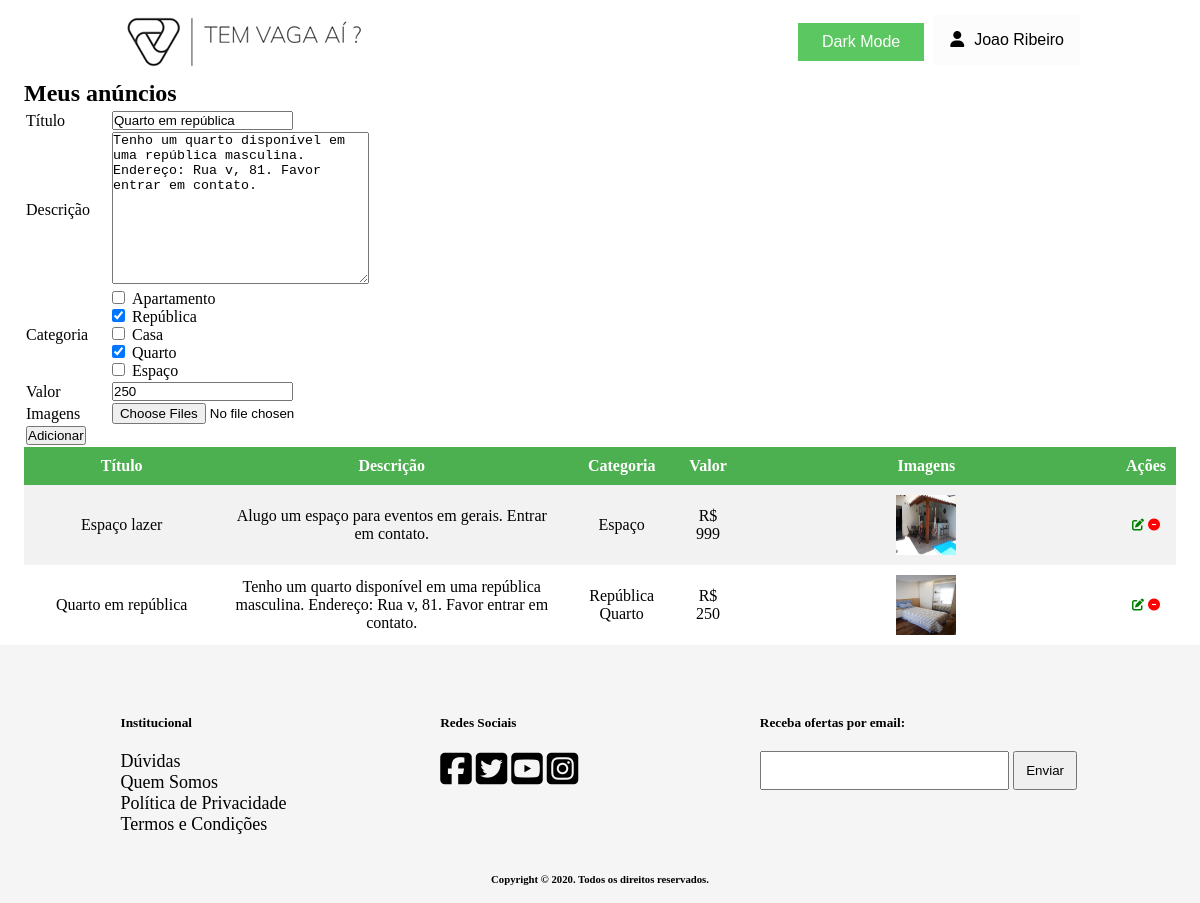
Screenshot of /paginas/anunciosUsuario.php?mode=update&ID=5 (signed in) with the database file from the repository.
### tables this page shows
CREATE TABLE IF NOT EXISTS Usuario (
    idUsuario INT NOT NULL AUTO_INCREMENT PRIMARY KEY,
    nome VARCHAR(45),
    email VARCHAR(45),
    senha VARCHAR(45),
    telefone VARCHAR(45)
);

CREATE TABLE IF NOT EXISTS Anuncio (
    idAnuncio INT NOT NULL AUTO_INCREMENT PRIMARY KEY,
    titulo VARCHAR(45),
    descricao VARCHAR(150),
    valor FLOAT,
    Usuario_idUsuario INT
);

CREATE TABLE IF NOT EXISTS Imagem (
    idImagem INT NOT NULL AUTO_INCREMENT PRIMARY KEY,
    url VARCHAR(90),
    Anuncio_idAnuncio INT
);

### classes/Usuario.class.php (called while the page is built, shortened)
<?php
class Usuario {
    public static function buscarNomeUsuario($idUsuario) {
        global $pdo;
        $sql = $pdo->prepare("SELECT nome FROM Usuario WHERE idUsuario = ?");
        $sql->bindParam(1, $idUsuario);
        if ($sql->execute() == true) {
            if ($sql->rowCount() == 1) {
                $dado = $sql->fetch();
                return $dado['nome'];
            }
        }
    }
}
?>

### classes/Anuncio.class.php (called while the page is built, shortened)
<?php
class Anuncio {
    public function getAnuncio($idAnuncio) {
        global $pdo;
        $sql = $pdo->prepare("SELECT * FROM Anuncio WHERE idAnuncio = ? LIMIT 1");
        $sql->bindParam(1, $idAnuncio);
        $array = NULL;
        if ($sql->execute() == true) {
            if ($sql->rowCount() > 0) {
                $array = $sql->fetch();
                return $array;
            }
        }
        return $array;
    }
    public function getAnunciosPorUsuario($idUsuario) {
        global $pdo;
        $sql = $pdo->prepare("SELECT * FROM Anuncio WHERE Usuario_idUsuario = ?");
        $sql->bindParam(1, $idUsuario);
        $array = NULL;
        if ($sql->execute() == true) {
            if ($sql->rowCount() > 0) {
                $array = $sql->fetchAll();
            }
        }
        return $array;
    }
    public function getImagensPorAnuncio ($idAnuncio) {
        global $pdo;
        $sql = $pdo->prepare("SELECT * FROM Imagem WHERE Anuncio_idAnuncio = ?");
        $sql->bindParam(1, $idAnuncio);
        $array = NULL;
        if ($sql->execute() == true) {
            if ($sql->rowCount() > 0) {
                $array = $sql->fetchAll();
            }
        }
        return $array;
    }
}
?>

### classes/Categoria.class.php (called while the page is built, shortened)
<?php
class Categoria {
    public function getNomeDasCategorias () {
        global $pdo;
        $sql = $pdo->prepare("SELECT nome FROM Categoria");
        $sql->execute();
        $array = NULL;
        if ($sql->execute() == true) {
            if ($sql->rowCount() > 0) {
                $array = $sql->fetchAll(PDO::FETCH_COLUMN);
            }
        }
        return $array;
    }
    public function getNomeDasCategoriasPorAnuncio($idAnuncio) {
        global $pdo;
        $sql = $pdo->prepare("SELECT c.nome FROM Anuncio_Categoria AS ac JOIN Categoria AS c ON  ac.Categoria_idCategoria = c.idCategoria
                            WHERE Anuncio_idAnuncio = ?");
        $sql->bindParam(1, $idAnuncio);
        $sql->execute();
        $array = NULL;
        if ($sql->execute() == true) {
            if ($sql->rowCount() > 0) {
                $array = $sql->fetchAll(PDO::FETCH_COLUMN);
            }
        }
        return $array;
    }
}
?>

### paginas/anunciosUsuario.php (the view, shortened to what this page needs)
<!DOCTYPE html>
<html lang="en" dir="ltr">
    <head>
        <link rel="stylesheet" href="../css/footer.css">
        <link rel="stylesheet" href="../css/header.css">
        <link rel="stylesheet" href="../css/anunciosUsuario.css">
        <link rel="stylesheet" href="../css/darkMode.css">
    </head>
    <body>
        <?php require "./header.php"; ?>
        <div class="conteudo-principal">
            <h2>Meus anúncios</h2>
            <?php
            require '../classes/Anuncio.class.php';
            require '../classes/Categoria.class.php';
            $c = new Categoria();
            $a = new Anuncio();
            $pastaImagens = "../imagens/anuncios/";
            $valoresAnuncio = array(
                $titulo = NULL,
                $descricao = NULL,
                $categoria = array(),
                $valor = NULL,
            );
            $arrayErro = array(
                "geral" => NULL,
                "sucesso" => NULL,
                "falha" => NULL,
                "titulo" => NULL,
                "descricao" => NULL,
                "categoria" => NULL,
                "valor" => NULL
            );
            if ($_SERVER['REQUEST_METHOD'] == 'GET') {
                if (isset($_GET['mode']) && $_GET['mode'] == 'update' && isset($_GET['ID'])) {
                    $idAnuncio = $_GET['ID'];
                    if ($a->anuncioPertenceUsuario($idAnuncio, $_SESSION['login'])) {
                        $resultado = $a->getAnuncio($idAnuncio);
                        $resultadoCategoria = $c->getNomeDasCategoriasPorAnuncio($idAnuncio);
                        if (isset($resultado) && !empty($resultado)) {
                            $valoresAnuncio['titulo'] = $resultado['titulo'];
                            $valoresAnuncio['descricao'] = $resultado['descricao'];
                            if (isset($resultadoCategoria) && !empty($resultadoCategoria)) {
                                $valoresAnuncio['categoria'] = $resultadoCategoria;
                            }
                            $valoresAnuncio['valor'] = $resultado['valor'];
                        }
                    } else {
                        $arrayErro['falha'] = "Não é possível atualizar este anúncio!";
                    }
                }
            }
            ?>
            <form class="" action="<?php echo htmlspecialchars($_SERVER["PHP_SELF"]);?>" method="post" enctype="multipart/form-data">
                <table class="table-add-anuncio">
                    <tr>
                        <td><label for="titulo">Título</label></td>
                        <td>
                            <input type="text" name="titulo" value="<?php echo isset($valoresAnuncio['titulo']) ? $valoresAnuncio['titulo'] : ""; ?>">
                        </td>
                    </tr>
                    <tr>
                        <td><label for="descricao">Descrição</label></td>
                        <td>
                            <textarea name="descricao" rows="10" cols="30"><?php echo isset($valoresAnuncio['descricao']) ? $valoresAnuncio['descricao'] : ""; ?></textarea>
                        </td>
                    </tr>
                    <tr>
                        <td><label for="categoria">Categoria</label></td>
                        <td>
                            <?php
                            $categorias = $c->getNomeDasCategorias();
                            if (isset($categorias) && !empty($categorias)) {
                                foreach ($categorias as $cat){
                                    if (isset($valoresAnuncio['categoria']) && in_array($cat, $valoresAnuncio['categoria'])) {
                                        echo "<input checked name='categoria[]' type='checkbox' style='margin-right: 7px;' value=".$cat.">".$cat."</input> <br>";
                                    } else {
                                        echo "<input  name='categoria[]' type='checkbox' style='margin-right: 7px;' value=".$cat.">".$cat."</input> <br>";
                                    }
                                }
                            }
                            ?>
                        </td>
                    </tr>
                    <tr>
                        <td><label for="valor">Valor</label></td>
                        <td>
                            <input type="number" name="valor" value="<?php echo isset($valoresAnuncio['valor']) ? $valoresAnuncio['valor'] : ""; ?>">
                        </td>
                    </tr>
                    <tr>
                        <td><label for="imagens">Imagens</label></td>
                        <td><input multiple type="file" name="imagens[]" id="fileToUpload"></td>
                    </tr>
                    <tr>
                        <td><input type="submit" value="Adicionar" name="submit"></td>
                        <td>
                        </td>
                    </tr>
                </table>
            </form>
            <div class="div-table-anuncios">
                <table class="table-anuncios">
                    <thead>
                        <tr>
                            <th>Título</th>
                            <th>Descrição</th>
                            <th>Categoria</th>
                            <th>Valor</th>
                            <th>Imagens</th>
                            <th>Ações</th>
                        </tr>
                    </thead>
                    <tbody>
                        <?php
                        $anuncios = $a->getAnunciosPorUsuario($_SESSION['login']);
                        if (isset($anuncios) && !empty($anuncios)):
                            foreach ($anuncios as $anuncio):
                            ?>
                            <tr>
                                <td style="width:17%"><?php echo $anuncio['titulo'] ?></td>
                                <td style="width:30%"><?php echo $anuncio['descricao'] ?></td>
                                <td style="width:10%">
                                    <?php
                                        $categorias = $c->getNomeDasCategoriasPorAnuncio($anuncio['idAnuncio']);
                                        if (isset($categorias) && !empty($categorias)) {
                                            foreach ($categorias as $cat){
                                                echo $cat." ";
                                            }
                                        }
                                    ?>
                                </td>
                                <td style="width:5%">R$ <?php echo $anuncio['valor'] ?></td>
                                <td style="width:33%">
                                    <div class="imagens">
                                        <?php
                                            $imagens = $a->getImagensPorAnuncio($anuncio['idAnuncio']);
                                            if (isset($imagens) && !empty($imagens)) {
                                                foreach ($imagens as $imagem) {
                                                    echo '<img src="'.$pastaImagens.$imagem['url'].'" alt="">';
                                                }
                                            }
                                        ?>
                                    </div>
                                </td>
                                <td style="width:5%">
                                    <a title="Atualizar" href="<?php echo htmlspecialchars($_SERVER["PHP_SELF"])."?mode=update&ID=".$anuncio['idAnuncio'];?>"><i class="fas fa-edit fa-xs" style="color:green"></i></a>
                                    <a title="Deletar" href="<?php echo htmlspecialchars($_SERVER["PHP_SELF"])."?mode=exclude&ID=".$anuncio['idAnuncio'];?>"><i class="fas fa-minus-circle fa-xs" style="color:red"></i></a>
                                </td>
                            </tr>
                        <?php
                            endforeach;
                        endif;
                        ?>
                    </tbody>
                </table>
            </div>
        </div>
        <?php require "./footer.php"; ?>
    </body>
</html>

### paginas/header.php (shortened to what this page needs)
<?php
$serverDocRoot = str_replace ("\\", "/", $_SERVER['DOCUMENT_ROOT']);
require $serverDocRoot.__ROOT__.'/config.php';
$pastaImagens = __ROOT__.'/imagens/';
?>
<div id="cabecalho">
    <div class="logo">
        <div id="slide">
            <a href="<?php echo __ROOT__ ?>">
                <img id="tamanhoImg" src="<?php echo $pastaImagens."/logo.png" ?>">
            </a>
        </div>
    </div>
        <ul>
            <li>
                <div id="botaoDark">
                    <button class="buttonDark buttonDark1" onclick="myFunction()">Dark Mode</button>
                </div>
            </li>
    <?php if (isset($_SESSION["login"]) && !empty($_SESSION["login"])): ?>
            <?php
            require_once $serverDocRoot.__ROOT__.'/classes/Usuario.class.php';
            $usuario = new Usuario();
            $nomeUsuario = $usuario->buscarNomeUsuario($_SESSION['login']);
            ?>
            <div class="dropdown">
                <li>
                    <button onclick="myFunction()" class="dropbtn">
                        <span><i class="fas fa-user" style="margin-right:10px;"></i><?php echo $nomeUsuario ?></span>
                    </button>
                </li>
            </div>
        </ul>
    <?php endif; ?>
</div>

### css/header.css (style rules this page uses)
* { box-sizing: border-box; margin: 0; padding: 0; }
body { background-color: rgb(252,252,252); display: flex; flex-direction: column; justify-content: space-between; min-height: 100vh; }
#slide { position: relative; animation: mymove 8s forwards; }
#tamanhoImg { width: 250px; height: 80px; }
#cabecalho { margin: 0 auto; width: 80%; display: flex; justify-content: space-between; }
#cabecalho .logo { width: 250px; height: 80px; }
#cabecalho ul { display: flex; flex-direction: row; align-items: center; }
#cabecalho ul li { width: auto; display: flex; }
.dropbtn { background-color: #fcfcfc; padding: 16px; font-size: 16px; border: none; cursor: pointer; }
.dropdown { position: relative; display: inline-block; }

### css/anunciosUsuario.css (style rules this page uses)
.conteudo-principal { min-height: 64vh; margin: 0 auto; width: 96%; }
.table-anuncios, .table-anuncios th, .table-anuncios td { border-collapse: collapse; text-align: center; padding: 10px; }
.table-anuncios { width: 100%; }
.table-add-anuncio td:last-child { padding-left: 20px; }
.table-anuncios th { background-color: #4CAF50; color: white; }
.table-anuncios tr:nth-child(odd) { background-color: #f2f2f2; }
.imagens { display: flex; overflow: hidden; justify-content: center; flex-wrap: wrap; }
.imagens img { width: 60px; height: 60px; }

### css/darkMode.css (style rules this page uses)
body { background-color: white; color: black; }
#botaoDark { text-align: right; padding-top: 5px; padding-bottom: 2px; }
.buttonDark { background-color: #5ac761; border: none; color: white; text-decoration: none; display: inline-block; font-size: 16px; cursor: pointer; margin-right: 10px; }
.buttonDark1 { padding: 10px 24px; }

### rows the page displays
usuario: nome "Joao Ribeiro"
anuncio: titulo "Quarto em república", descricao "Tenho um quarto disponível em uma república masculina. Endereço: Rua v, 81. Favor entrar em contato.", valor "250", cat "República", cat "Quarto"
anuncio: titulo "Espaço lazer", descricao "Alugo um espaço para eventos em gerais. Entrar em contato.", cat "Espaço", valor "999"
imagem: url (picture)
imagem: url (picture)

### other values shown
$cat "Apartamento"
$cat "República"
$cat "Casa"
$cat "Quarto"
$cat "Espaço"
